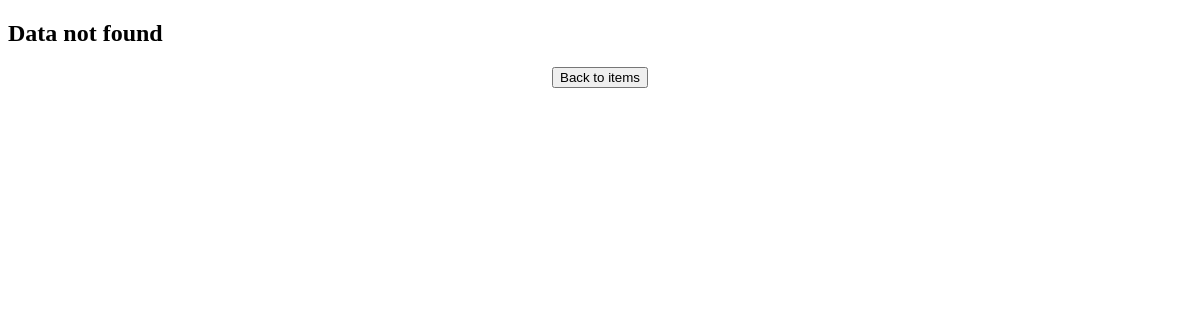
The page /crud_app/items_list/ on the database as committed earlier.
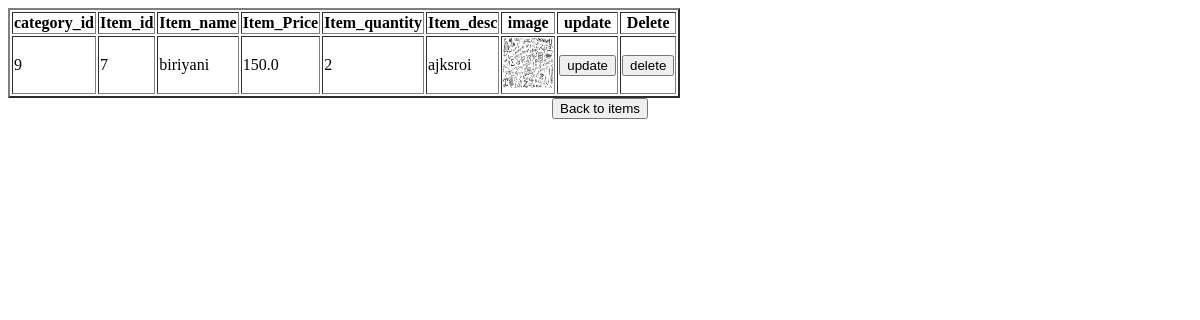
The same page on the database as committed later.
### crud_app/models.py (models this page shows)
class food_model(models.Model):
    hotel_id=models.ForeignKey(hotel_register,on_delete=models.CASCADE)
    category_id=models.ForeignKey(category_model,on_delete=models.CASCADE)
    item_id=models.AutoField(primary_key=True)
    item_name=models.CharField(max_length=30)
    item_price=models.FloatField()
    item_quantity=models.IntegerField()
    item_desc=models.TextField()
    item_image=models.ImageField()

### crud_app/views.py (the view)
def items_list(request):
    res=food_model.objects.all()
    return render(request,'items_list.html',context={'form':res})

### crud_app/templates/items_list.html (shortened to what this page needs)
<!DOCTYPE html>
<html lang="en">
<head>
</head>
<body>
    {% if form %}
    <table  border="2">
        <tr>
            <th>category_id</th>
            <th>Item_id</th>
            <th>Item_name</th>
            <th>Item_Price</th>
            <th>Item_quantity</th>
            <th>Item_desc</th>
            <th>image</th>
            <th>update</th>
            <th>Delete</th>
        </tr>
        {% for i in form %}
        <tr>
            <td>{{i.category_id_id}}</td>
            <td>{{i.item_id}}</td>
            <td>{{i.item_name}}</td>
            <td>{{i.item_price}}</td>
            <td>{{i.item_quantity}}</td>
            <td>{{i.item_desc}}</td>
            <td><img src="{{i.item_image.url}}" alt="...." height="50" width="50"></td>
             <td><a href="{% url 'crud_app:item_update' pk=i.item_id %}"><button>update</button></a></td>
            <td><a href="{% url 'crud_app:item_delete' pk=i.item_id %}"><button>delete</button></a></td>
        </tr>
        {% endfor %}
    </table>
    {% else %}
        <h2>Data not found</h2>
    {% endif %}
    <div style="text-align: center;">
     <a href="{% url 'crud_app:items'%}"><button>Back to items</button></a>
    </div>
</body>
</html>

Rows that differ between the two databases and show on the page:
added food_model: category_id_id "9", item_id "7", item_name "biriyani", item_price "150.0", item_quantity "2", item_desc "ajksroi", item_image (picture)
Other text that changed with them:
text no longer shown: "Data not found"
text now shown: "category_id Item_id Item_name Item_Price Item_quantity Item_desc image update Delete"
